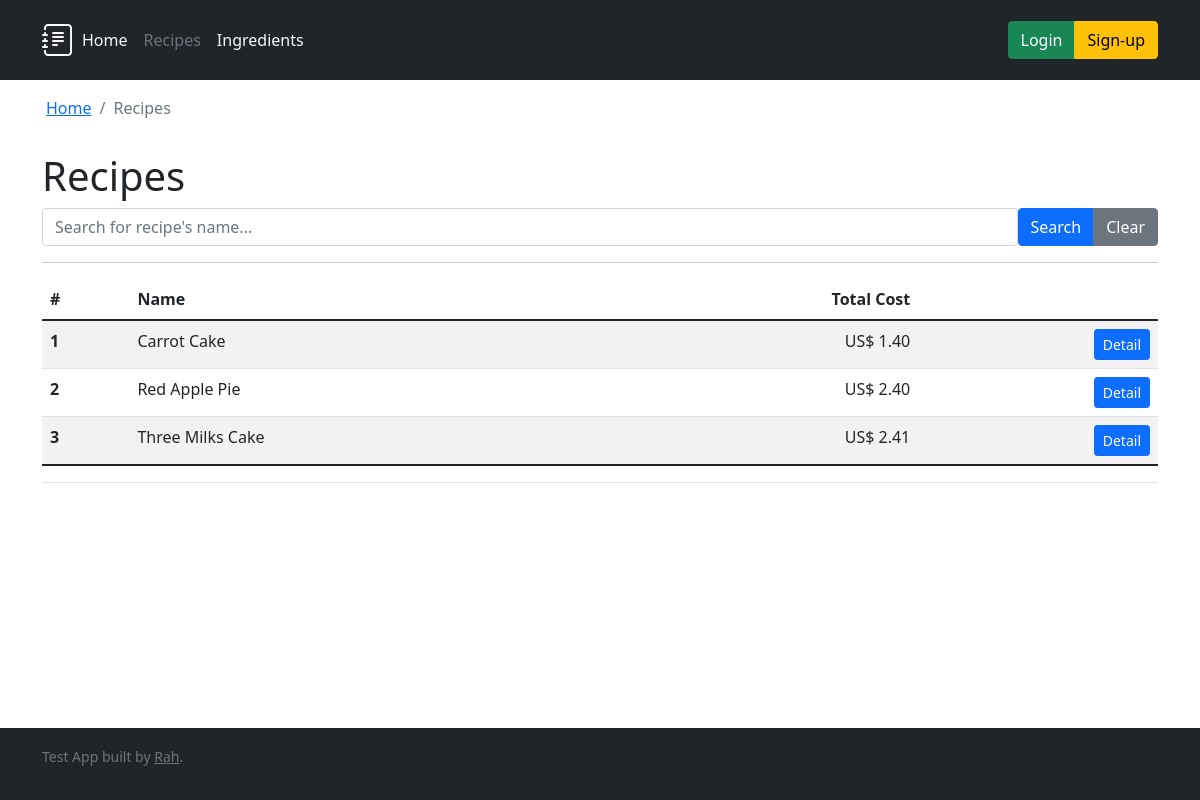
Page /recipes/ on the earlier database version.
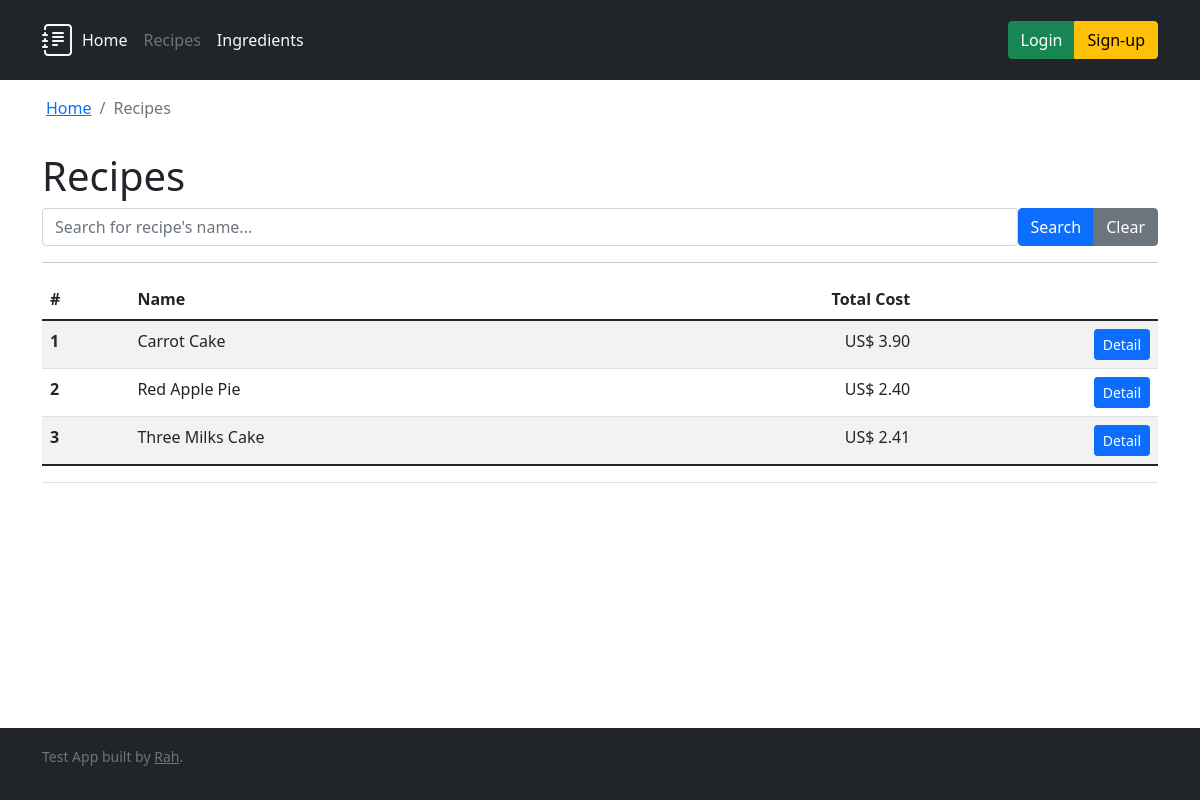
Same page on the later database version.
### recipes/models.py (models this page shows, shortened)
class Recipe(models.Model):
    class Meta:
        ordering = ('name', )
        verbose_name = 'Recipe'
        verbose_name_plural = 'Recipes'
    name = models.CharField(verbose_name='Recipe name', max_length=256)
    ingredients = models.ManyToManyField(
        Ingredient, verbose_name='Recipe ingredients', through='RecipeIngredient')
    author = models.ForeignKey(User, null=True, on_delete=models.SET_NULL, verbose_name='Recipe author')
    created_at = models.DateTimeField(auto_now=False, auto_now_add=True, verbose_name='Recipe created at')
    updated_at = models.DateTimeField(auto_now=True, auto_now_add=False, verbose_name='Recipe last updated at')
    def total_cost(self) -> float:
        cost = 0
        recipeingredient: RecipeIngredient
        for recipeingredient in self.recipeingredient.all():
            cost += recipeingredient.cost()
        return cost
    @admin.display(description='Total cost')
    def formatted_total_cost(self) -> str:
        return "{} {:.2f}".format(DEFAULT_CURRENCY['SIGN'], self.total_cost())

class RecipeIngredient(models.Model):
    class Meta:
        ordering = ('ingredient',)
        verbose_name = 'Recipe Ingredient'
        verbose_name_plural = 'Recipe Ingredients'
        constraints = [models.UniqueConstraint(fields=['recipe', 'ingredient'], name="recipe_ingredient")]
    recipe = models.ForeignKey(Recipe, on_delete=models.CASCADE, related_name='recipeingredient')
    ingredient = models.ForeignKey(Ingredient, on_delete=models.CASCADE, related_name='recipeingredient')
    amount = models.FloatField()
    measurement_unit = models.CharField(
        max_length=2, choices=MeasurementUnits.choices)
    def cost(self):
        ingredient_unit = self.ingredient.base_measurement_unit
        ingredient_cost = self.ingredient.minimal_cost()
        recipe_unit = self.measurement_unit
        recipe_amount = self.amount
        recipe_measure = value_to_unit(symbol=recipe_unit, value=recipe_amount)
        converted_recipe_measure = convert_unit(
            recipe_measure, symbol_to_unit(symbol=ingredient_unit))
        converted_recipe_amount = converted_recipe_measure.value
        return converted_recipe_amount * ingredient_cost

### ingredients/models.py (models this page shows, shortened)
class Ingredient(models.Model):
    class Meta:
        ordering = ('name', 'article_number')
        verbose_name = 'Ingredient'
        verbose_name_plural = 'Ingredients'
    name = models.CharField(verbose_name='Ingredient name', max_length=256)
    article_number = models.CharField(
        verbose_name='Article number', max_length=24)
    base_measurement_unit = models.CharField(
        verbose_name='Measurement Unit', max_length=2, choices=MeasurementUnits.choices)
    base_amount = models.FloatField(verbose_name='Buying Amount', default=0)
    cost_per_base_amount = models.DecimalField(
        verbose_name='Cost per buying amount', max_digits=10, decimal_places=2)
    def minimal_cost(self) -> float:
        return float(self.cost_per_base_amount) / self.base_amount

### recipes/views.py (the view)
# urls.py: path('', views.IndexView.as_view(), name='index'),
class IndexView(generic.ListView):
    template_name = 'recipes/index.html'
    context_object_name = 'newest_recipes'
    def get_queryset(self):
        query = self.request.GET.get('q')
        if query:
            return Recipe.objects.filter(name__icontains=query).order_by('name')
        else:
            return Recipe.objects.all().order_by('name')

### common/models.py (called while the page is built)
    @classmethod
    @property
    def symbol(cls) -> str:
        return cls._symbol

    @classmethod
    @property
    def unit_type(cls) -> UnitType:
        return cls._unit_type

    def convert_to(self, target: Type['BaseUnit']):
        if self.unit_type != target.unit_type:
            raise TypeError(
                f'Impossible to convert from {self.unit_type} to {target.unit_type}: Different unit types')
        return target(self.value)._from_base(self._to_base().value)

    def _from_base(self, value) -> BaseUnit:
        return __class__(value)

    def _from_base(self, value) -> BaseUnit:
        return __class__(value * 1000)

    def _to_base(self) -> BaseUnit:
        return Kilogram(self.value / 1000)

    def _from_base(self, value) -> BaseUnit:
        return __class__(value)

    def _to_base(self) -> BaseUnit:
        return __class__(self.value)

    def _from_base(self, value) -> BaseUnit:
        return __class__(value * 100)

    def _to_base(self) -> BaseUnit:
        return Liter(self.value / 100)

### common/services.py (called while the page is built)
def value_to_unit(symbol: str, value=None) -> BaseUnit:
    return symbol_to_unit(symbol)(value)

### recipes/templates/recipes/index.html (shortened to what this page needs)
{% extends 'base.html' %}
{% block header %}{% include "header.html" with active_item="recipes" %}{% endblock header %}
{% block breadcrumb %}
{{ block.super }}
<li class="breadcrumb-item active" aria-current="page">Recipes</li>
{% endblock breadcrumb %}
{% block content %}
<h1>Recipes</h1>
<form class="d-flex">
    <input type="search" class="form-control" name="q" placeholder="Search for recipe's name..." aria-label="Search"
        value="{{ request.GET.q }}">
    <div class="btn-group" role="group" aria-label="Search controls">
        <input type="submit" class="btn btn-primary" value="Search">
        <a href="{% url 'recipes:index' %}" role="button" class="btn btn-secondary">Clear</a>
    </div>
</form>
<hr>
{% if newest_recipes %}
<table class="table table-striped table-hover">
    <thead>
        <tr>
            <th>#</th>
            <th>Name</th>
            <th class="text-end">Total Cost</th>
            <th class="text-end">&nbsp;</th>
        </tr>
    </thead>
    <tbody>
        {% for recipe in newest_recipes %}
        <tr>
            <th>{{ recipe.id }}</th>
            <td>{{ recipe.name }}</td>
            <td class="text-end">{{ recipe.formatted_total_cost }}</td>
            <td class="text-end">
                <div class="btn-group" role="group" aria-label="Recipe management">
                    <a href="{% url 'recipes:detail' recipe.id %}" role="button" class="btn btn-sm btn-primary">Detail</a>
                </div>
            </td>
        </tr>
        {% endfor %}
    </tbody>
    <tfoot>
        <tr>
            <td colspan="5" class="text-end">
            </td>
        </tr>
    </tfoot>
</table>
{% else %}
<p>No recipes are available.</p>
{% endif %}
{% endblock %}

Differences in the rows shown:
changed Recipe "Carrot Cake": formatted_total_cost "US$ 1.40" → "US$ 3.90"
